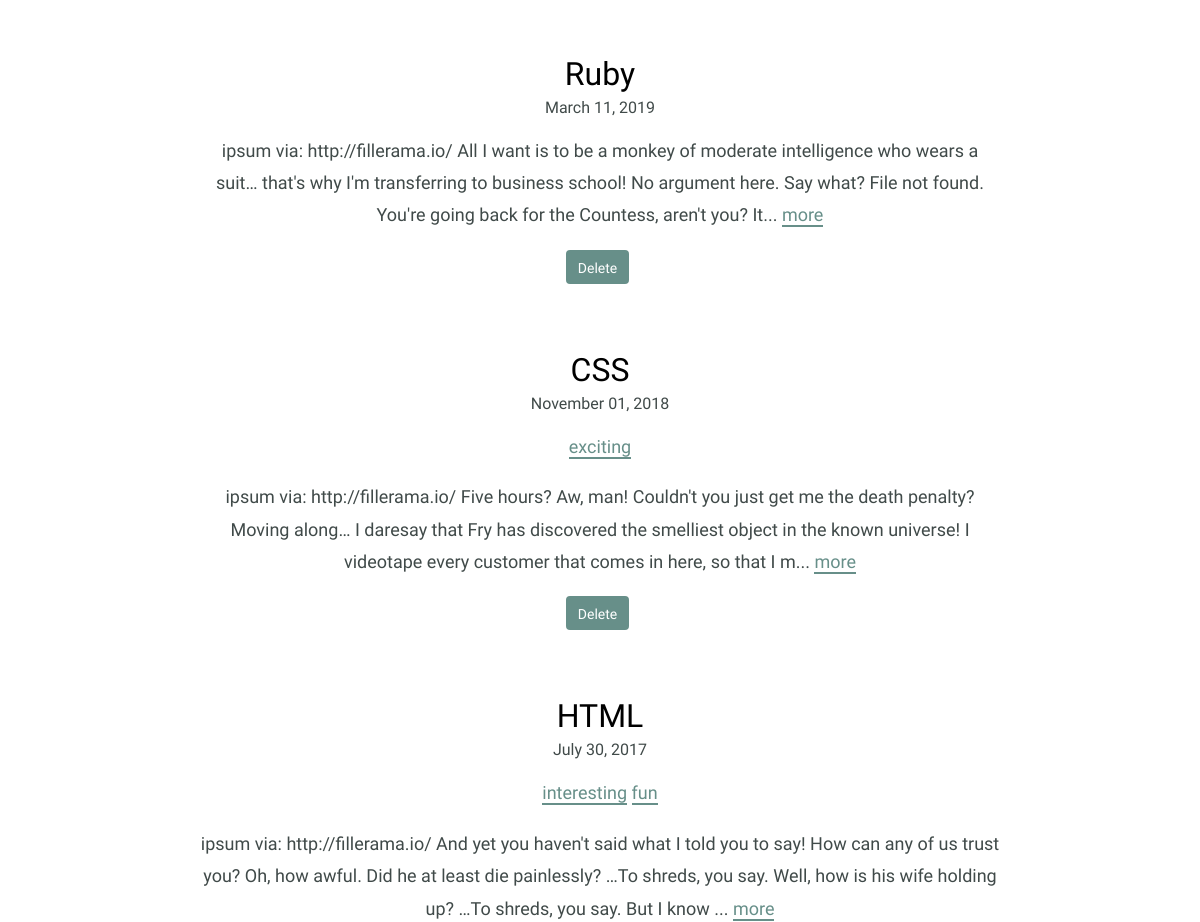
Before: / (middle part) with the older database file.
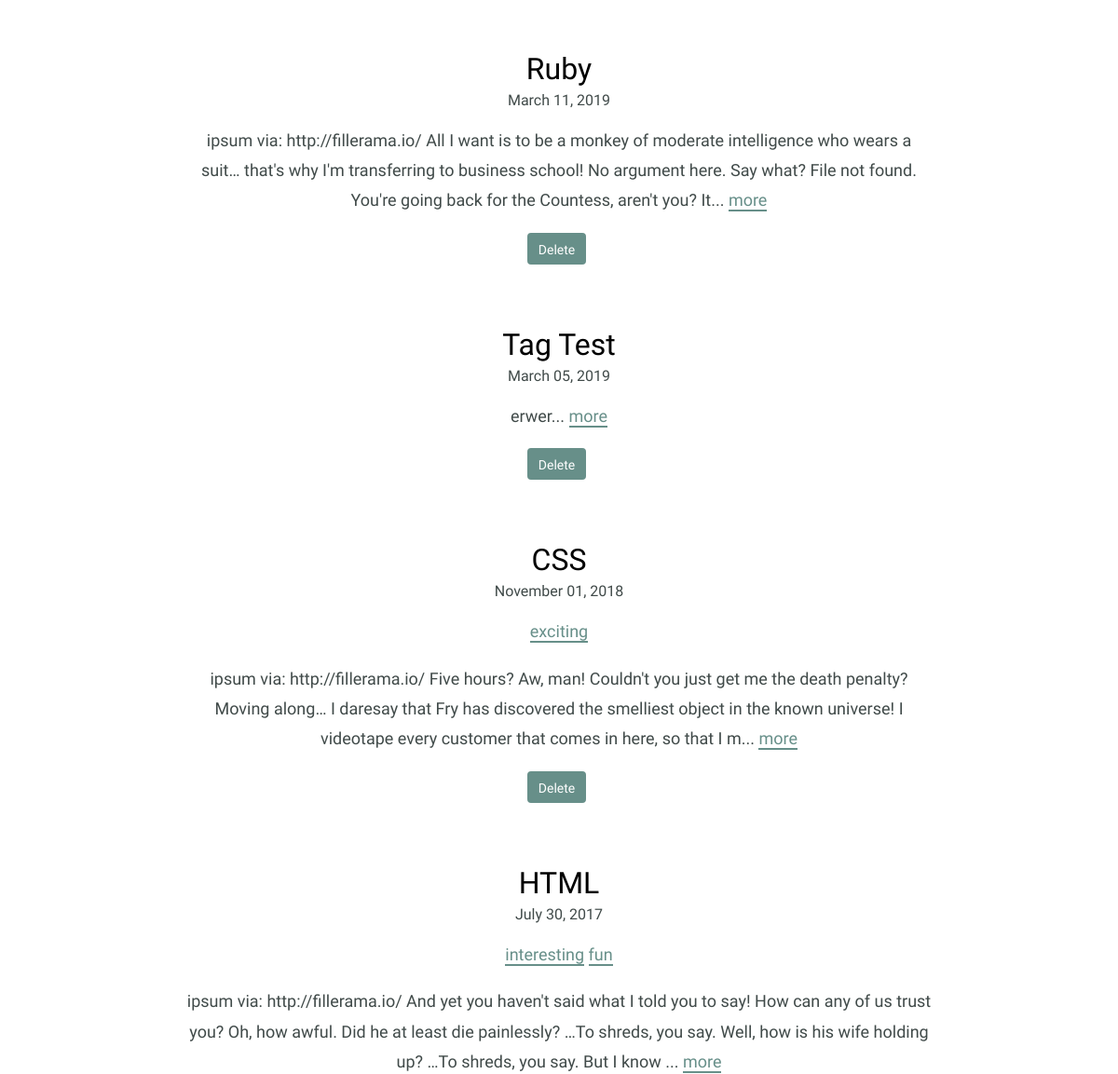
After: the same page with the newer database file.
### tables this page shows
CREATE TABLE "entries" (
	`id`	INTEGER,
	`title`	TEXT,
	`date`	TEXT,
	`time_spent`	INTEGER,
	`learned`	BLOB,
	`resources`	BLOB,
	PRIMARY KEY(`id`)
);

### inc/functions.php (called while the page is built, shortened)
<?php
function get_journal_entry_list() {
  include 'connection.php';
  try {
    return $db->query('SELECT * FROM entries ORDER BY date DESC');
  } catch (Exception $e) {
    echo $e->getMessage();
    return array();
  }
}
function get_tags_for_entry($entry_id) {
  include 'connection.php';
  $sql = 'SELECT tags.name, tags.id
          FROM tags
          JOIN entry_tags ON tags.id = entry_tags.tag_id
          WHERE entry_tags.entry_id = ?';
  try {
    $results = $db->prepare($sql);
    $results->bindValue(1, $entry_id, PDO::PARAM_INT);
    $results->execute();
  } catch (Exception $e) {
    echo $e->getMessage();
    return false;
  }
  return $results;
}

### index.php (the view, shortened to what this page needs)
<?php
require_once "inc/functions.php";
include "inc/header.php";
?>
  <div class="entry-list">
    <?php
      foreach (get_journal_entry_list() as $entry) {
        echo "<article>";
        echo "<h2><a href='detail.php?id=" .$entry['id']. "'>".$entry['title']."</a></h2>";
        echo "<time datetime=" .$entry['date']. ">" .strftime("%B %d, %Y", strtotime($entry['date'])). "</time>";
        echo "<p class='tag-list'>";
          foreach (get_tags_for_entry($entry['id']) as $tag) {
            echo "<a href='tag.php?id=" .$tag['id']. "'>" .$tag['name']. "</a> ";
          }
        echo "</p>";
        echo "<p>" .substr($entry['learned'], 0, 250). "... <a href='detail.php?id=" .$entry['id']. "'>more</a></p>";
        echo "<form method='post' onsubmit=\"return confirm('Are you sure?');\">";
        echo "<input type='submit' class='button button-danger' value='Delete' />";
        echo "</form>";
        echo "</article>";
      }
    ?>
  </div>
<?php include "inc/footer.php" ?>

### inc/header.php (shortened to what this page needs)
<!DOCTYPE html>
<html>
  <head>
    <link rel="stylesheet" href="css/normalize.css">
    <link rel="stylesheet" href="css/site.css">
  </head>
<body>
  <section>
      <div class="container">

### inc/footer.php (shortened to what this page needs)
      </div>
    </section>
  </body>
</html>

### css/site.css (style rules this page uses)
body { font-size: 16px; color: #404a49; font-family: 'Cousine', serif; font-weight: 400; }
.container { margin: 0 auto; padding: 0 25px; }
.button { padding: 8px 10px 6px 10px; background: #678f89; border: 2px solid #678f89; border-radius: 4px; text-decoration: none; color: #FFF; position: relative; text-align: center; font-size: 14px; }
h1, h2, h3 { margin: 0; font-weight: 400; line-height: 1em; color: #000; }
h2 { font-size: 32px; }
h2 a { text-decoration: none; color: #000; }
p { line-height: 1.8em; font-size: 18px; }
p a { border-bottom: 2px solid #678f89; padding: 0; color: #678f89; text-decoration: none; }
.entry-list, .edit-entry, .new-entry { max-width: 800px; margin: 0 auto; padding: 70px 0 150px 0; }
.entry-list article { margin-bottom: 70px; text-align: center; }
.entry-list article:last-child { margin-bottom: 0; }
.entry-list article h2 { margin-bottom: 8px; }
input[type=submit] { margin-right: 5px; }

Changed rows visible on the page:
added entries: title "Tag Test", date "March 05, 2019", learned "erwer"
